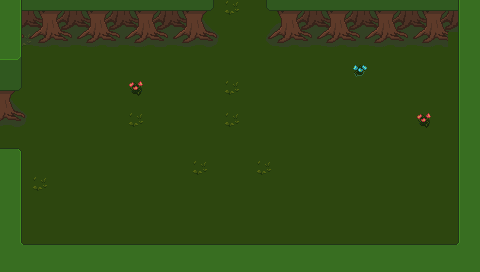

A level layout from a 2D game, rendered from its tile map. Below: a short description, then the map file with its tile-grid data intact:
An orthogonal 30x17 tile map with 16x16 px tiles, 3 tile layers (Base, Ground, Upper) and 7 objects (2x Entrance, 2x SpawnPoint, 2x CombatStart, ResourceSpawn).

<map version="1.4" tiledversion="1.4.1" orientation="orthogonal" renderorder="right-down" width="30" height="17" tilewidth="16" tileheight="16" infinite="0" nextlayerid="22" nextobjectid="54">
 <properties>
  <property name="ActiveSpawn" type="int" value="2" />
  <property name="Outside" type="bool" value="false" />
  <property name="ResourcesMinMax" value="30-60" />
 </properties>
 <tileset firstgid="1" source="../Tilesets/tilesetManorGrounds.tsx" />
 <layer id="19" name="Base" width="30" height="17">
  <data encoding="csv">
246,289,289,27,27,205,27,289,27,289,283,289,27,289,283,289,27,27,205,205,205,289,289,27,205,205,289,289,205,246,
246,27,289,289,205,289,27,205,205,289,27,27,205,205,27,289,27,289,289,27,27,205,289,27,205,27,289,205,27,246,
246,283,27,27,27,205,205,205,205,289,289,205,205,27,289,27,289,27,205,289,27,205,27,27,205,27,289,27,205,246,
246,27,289,27,27,27,27,289,289,205,205,289,205,205,205,289,205,27,289,289,205,27,205,205,27,27,289,27,27,246,
246,27,27,27,27,27,27,27,289,205,205,289,289,27,205,289,205,27,27,27,205,205,36,27,27,289,27,289,27,246,
289,27,289,205,289,27,205,289,77,27,289,205,205,205,283,289,289,27,289,289,27,289,205,27,205,289,27,27,205,205,
205,27,289,205,27,27,27,289,27,27,27,27,205,289,27,289,289,205,205,289,205,205,27,27,205,289,205,289,27,27,
27,289,289,27,27,289,289,289,283,205,289,27,205,205,283,289,205,205,205,205,27,205,27,205,27,27,77,27,289,289,
205,205,205,27,27,27,27,289,289,27,205,205,205,27,205,27,27,205,27,289,289,205,27,289,27,289,27,205,289,36,
289,27,205,27,289,205,27,27,205,205,289,205,289,205,289,289,289,27,205,205,289,289,27,289,205,27,27,289,27,27,
246,27,205,205,27,289,27,205,27,205,205,205,283,205,289,27,283,205,205,27,205,205,289,289,205,27,27,27,27,246,
246,27,283,289,205,289,27,27,289,27,289,205,27,27,289,205,27,205,27,289,27,27,205,27,289,205,205,27,27,246,
246,27,27,289,205,289,289,289,289,27,205,289,289,27,27,205,27,205,289,27,27,27,205,27,289,289,27,27,27,246,
246,27,205,289,27,27,205,205,27,27,289,289,289,289,289,289,205,289,205,205,27,205,205,205,27,289,289,205,27,246,
246,27,27,289,289,27,27,205,289,205,205,205,289,289,205,205,27,205,27,289,27,205,27,289,27,205,27,289,27,246,
246,27,289,205,27,289,27,27,289,205,289,289,289,289,27,289,27,205,205,27,205,289,205,205,27,289,27,289,27,246,
246,246,246,246,246,246,246,246,246,246,246,246,246,27,289,27,27,246,246,246,246,246,246,246,246,246,246,246,246,246
</data>
 </layer>
 <layer id="20" name="Ground" width="30" height="17">
  <data encoding="csv">
41,222,223,221,222,223,221,222,223,221,222,223,224,225,0,0,219,220,221,222,223,221,222,223,221,222,223,221,222,41,
41,247,248,246,247,248,246,247,248,246,247,248,249,250,0,0,244,245,246,247,248,246,247,248,246,247,248,246,247,41,
41,272,273,271,272,273,271,272,273,271,272,273,274,275,0,0,269,270,271,272,273,271,272,273,271,272,273,271,40,41,
66,67,0,0,0,0,0,0,0,0,0,0,0,0,0,0,0,0,0,0,0,0,0,0,0,0,0,0,40,41,
44,200,0,0,0,0,0,0,0,0,0,0,0,0,0,0,0,0,0,0,0,0,0,0,0,0,0,0,40,41,
224,225,0,0,0,0,0,0,0,0,0,0,0,0,0,0,0,0,0,0,0,0,0,0,0,0,0,0,40,41,
249,250,0,0,0,0,0,0,0,0,0,0,0,0,0,0,0,0,0,0,0,0,0,0,0,0,0,0,40,41,
274,275,0,0,0,0,0,0,0,0,0,0,0,0,0,0,0,0,0,0,0,0,0,0,0,0,0,0,40,41,
0,0,0,0,0,0,0,0,0,0,0,0,0,0,0,0,0,0,0,0,0,0,0,0,0,0,0,0,40,41,
0,0,0,0,0,0,0,0,0,0,0,0,0,0,0,0,0,0,0,0,0,0,0,0,0,0,0,0,40,41,
41,42,0,0,0,0,0,0,0,0,0,0,0,0,0,0,0,0,0,0,0,0,0,0,0,0,0,0,40,41,
41,42,0,0,0,0,0,0,0,0,0,0,0,0,0,0,0,0,0,0,0,0,0,0,0,0,0,0,40,41,
41,42,0,0,0,0,0,0,0,0,0,0,0,0,0,0,0,0,0,0,0,0,0,0,0,0,0,0,40,41,
41,42,0,0,0,0,0,0,0,0,0,0,0,0,0,0,0,0,0,0,0,0,0,0,0,0,0,0,40,41,
41,42,0,0,0,0,0,0,0,0,0,0,0,0,0,0,0,0,0,0,0,0,0,0,0,0,0,0,40,41,
41,93,0,0,0,0,0,0,0,0,0,0,0,0,0,0,0,0,0,0,0,0,0,0,0,0,0,0,95,41,
41,41,41,41,41,41,41,41,41,41,41,41,41,41,41,41,41,41,41,41,41,41,41,41,41,41,41,41,41,41
</data>
 </layer>
 <layer id="21" name="Upper" width="30" height="17">
  <data encoding="csv">
0,42,0,0,0,0,0,0,0,0,0,0,0,0,0,0,0,0,0,0,0,0,0,0,0,0,0,0,40,0,
0,42,0,0,0,0,0,0,0,0,0,0,0,0,0,0,0,0,0,0,0,0,0,0,0,0,0,0,40,0,
0,42,0,0,0,0,0,0,0,0,0,0,0,0,0,0,0,0,0,0,0,0,0,0,0,0,0,0,40,0,
0,0,0,0,0,0,0,0,0,0,0,0,0,0,0,0,0,0,0,0,0,0,0,0,0,0,0,0,0,0,
0,0,0,0,0,0,0,0,0,0,0,0,0,0,0,0,0,0,0,0,0,0,0,0,0,0,0,0,0,0,
0,0,0,0,0,0,0,0,0,0,0,0,0,0,0,0,0,0,0,0,0,0,0,0,0,0,0,0,0,0,
0,0,0,0,0,0,0,0,0,0,0,0,0,0,0,0,0,0,0,0,0,0,0,0,0,0,0,0,0,0,
0,0,0,0,0,0,0,0,0,0,0,0,0,0,0,0,0,0,0,0,0,0,0,0,0,0,0,0,0,0,
0,0,0,0,0,0,0,0,0,0,0,0,0,0,0,0,0,0,0,0,0,0,0,0,0,0,0,0,0,0,
16,17,0,0,0,0,0,0,0,0,0,0,0,0,0,0,0,0,0,0,0,0,0,0,0,0,0,0,0,0,
0,0,0,0,0,0,0,0,0,0,0,0,0,0,0,0,0,0,0,0,0,0,0,0,0,0,0,0,0,0,
0,0,0,0,0,0,0,0,0,0,0,0,0,0,0,0,0,0,0,0,0,0,0,0,0,0,0,0,0,0,
0,0,0,0,0,0,0,0,0,0,0,0,0,0,0,0,0,0,0,0,0,0,0,0,0,0,0,0,0,0,
0,0,0,0,0,0,0,0,0,0,0,0,0,0,0,0,0,0,0,0,0,0,0,0,0,0,0,0,0,0,
0,0,0,0,0,0,0,0,0,0,0,0,0,0,0,0,0,0,0,0,0,0,0,0,0,0,0,0,0,0,
0,0,16,16,16,16,16,16,16,16,16,16,16,16,16,16,16,16,16,16,16,16,16,16,16,16,16,16,0,0,
0,0,0,0,0,0,0,0,0,0,0,0,0,0,0,0,0,0,0,0,0,0,0,0,0,0,0,0,0,0
</data>
 </layer>
 <objectgroup id="4" name="Travel">
  <object id="47" name="Entrance" x="208" y="0.125" width="64" height="4">
   <properties>
    <property name="EntranceDir" value="Down" />
    <property name="Map" value="mapForest_12" />
   </properties>
  </object>
  <object id="48" name="Entrance" x="0" y="128" width="4" height="32">
   <properties>
    <property name="EntranceDir" value="Right" />
    <property name="Map" value="mapForest_15" />
   </properties>
  </object>
 </objectgroup>
 <objectgroup id="5" name="MapObject">
  <object id="40" name="ResourceSpawn" x="96.2798" y="54.0405" width="124.333" height="96.333">
   <properties>
    <property name="Resources" value="20" />
   </properties>
  </object>
  <object id="52" name="SpawnPoint" x="337" y="86.7498" width="10" height="8.5">
   <properties>
    <property name="SpawnType" value="Forest" />
   </properties>
  </object>
  <object id="53" name="SpawnPoint" x="162" y="228.25" width="10" height="8.5">
   <properties>
    <property name="SpawnType" value="Forest" />
   </properties>
  </object>
 </objectgroup>
 <objectgroup id="6" name="Character">
  <object id="50" name="CombatStart" x="66.75" y="131.375" width="10.5" height="11.25">
   <properties>
    <property name="Map" value="mapForest_15" />
    <property name="Position" value="NE" />
   </properties>
  </object>
  <object id="51" name="CombatStart" x="258.25" y="83.375" width="10.5" height="11.25">
   <properties>
    <property name="Map" value="mapForest_12" />
    <property name="Position" value="SE" />
   </properties>
  </object>
 </objectgroup>
</map>
